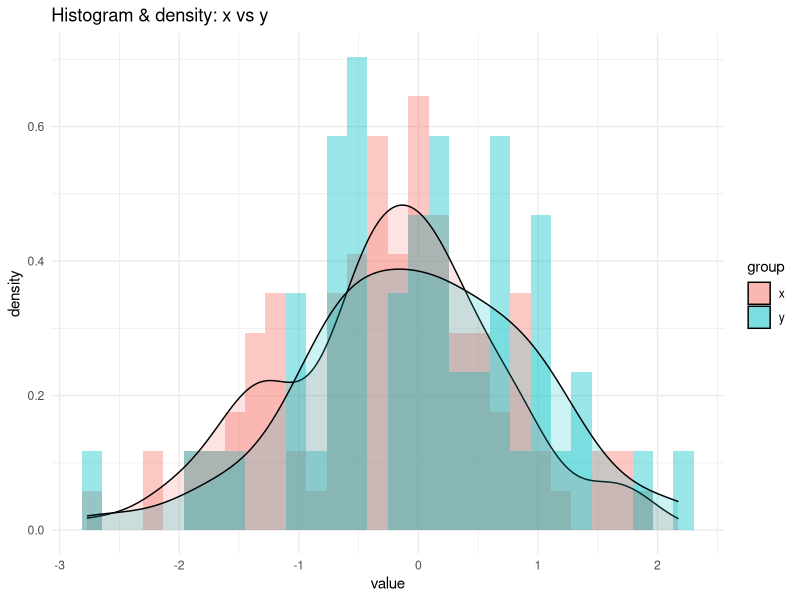
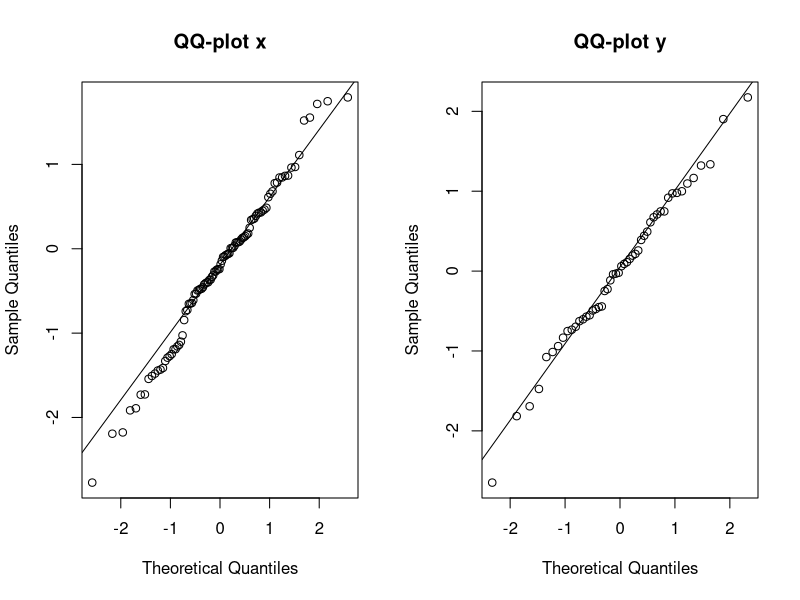
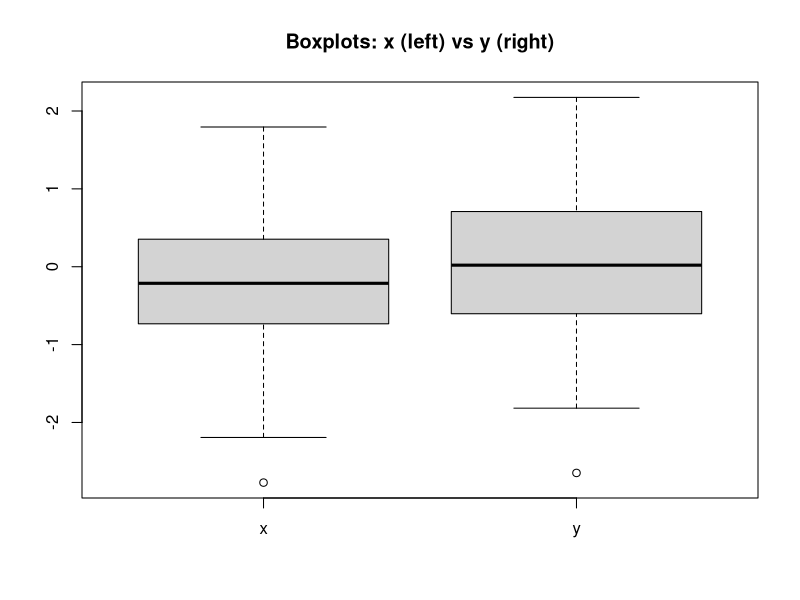

Generate these figures, in order, with R:
## ---- chunk 1
library(ggplot2)
library(knitr)
## ---- chunk 2
# ---- TEAM 17 CONFIGURATION ----
team_id <- 17
frac <- function(x) x - floor(x)

# Data Generation Function
make_samples <- function(n){
    k_all <- 1:150
    # Formula: a_k = { k * ln(k^2 * n + pi) }
    a_all <- sapply(k_all, function(k) frac(k * log(k^2 * n + pi)))
    x <- qnorm(a_all[1:100])      # First 100 for X
    y <- qnorm(a_all[101:150])    # Next 50 for Y
    list(x = x, y = y)
}

samples <- make_samples(team_id)
x <- samples$x
y <- samples$y
## ---- chunk 3
# --- PARAMETERS ---
sigma_sq <- 1       # Known variance
alpha <- 0.05       # Significance level
n1 <- length(x)
n2 <- length(y)

# --- CALCULATIONS ---
mu1_hat <- mean(x)
mu2_hat <- mean(y)
se <- sqrt(sigma_sq/n1 + sigma_sq/n2)
Z_stat <- (mu1_hat - mu2_hat) / se
p_val_z <- 2 * pnorm(-abs(Z_stat))  # Two-sided p-value
crit_z <- qnorm(1 - alpha/2)

# --- BEAUTIFUL TABLE ---
# We create a dataframe and print it using kable()
results_df <- data.frame(
  Statistic = c("Sample Mean (X)", "Sample Mean (Y)", "Standard Error", "Z-Statistic", "P-Value"),
  Value = c(sprintf("%.4f", mu1_hat), 
            sprintf("%.4f", mu2_hat), 
            sprintf("%.4f", se), 
            sprintf("%.4f", Z_stat), 
            sprintf("%.4g", p_val_z))
)

cat("### Test Results Summary\n")
print(knitr::kable(results_df, caption = "Problem 1: Z-Test for Difference of Means", align = "lr"))

# --- AUTOMATED CONCLUSION TEXT ---
cat("\n### Conclusion\n")

if(p_val_z < alpha) {
  # REJECT CASE
  cat(paste0(
    "> **Decision: Reject Null Hypothesis ($H_0$)** \n",
    "> \n",
    "> We conducted a two-sided Z-test at the 0.05 significance level. ",
    "The calculated Z-statistic is **", round(Z_stat, 3), "**, corresponding to a p-value of **", format(p_val_z, digits=4), "**. ",
    "Since the p-value is less than $\\alpha = 0.05$, we have sufficient statistical evidence to reject $H_0$. ",
    "Therefore, we conclude that there is a significant difference between the means $\\mu_1$ and $\\mu_2$."
  ))
} else {
  # FAIL TO REJECT CASE
  cat(paste0(
    "> **Decision: Fail to Reject Null Hypothesis ($H_0$)** \n",
    "> \n",
    "> We conducted a two-sided Z-test at the 0.05 significance level. ",
    "The calculated Z-statistic is **", round(Z_stat, 3), "**, corresponding to a p-value of **", format(p_val_z, digits=4), "**. ",
    "Since the p-value is greater than $\\alpha = 0.05$, we do not have sufficient evidence to reject $H_0$. ",
    "Therefore, we cannot claim that there is a significant difference between the means $\\mu_1$ and $\\mu_2$."
  ))
}
## ---- chunk 4
# Summary table
summary_df <- data.frame(
	group = c("x","y"),
	n = c(n1, n2),
	mean = c(mu1_hat, mu2_hat),
	sd = c(sd(x), sd(y)),
	var = c(var(x), var(y))
)
knitr::kable(summary_df, digits = 5)

# Histogram and density overlay (ggplot2)
df <- data.frame(value = c(x, y), group = factor(rep(c("x","y"), c(n1, n2))))
library(ggplot2)
p_hist <- ggplot(df, aes(x = value, fill = group)) +
	geom_histogram(aes(y = ..density..), position = "identity", alpha = 0.4, bins = 30) +
	geom_density(alpha = 0.2) +
	theme_minimal() +
	labs(title = "Histogram & density: x vs y")
print(p_hist)

# QQ-plots (base)
op <- par(no.readonly = TRUE)
par(mfrow = c(1,2))
qqnorm(x, main = "QQ-plot x"); qqline(x)
qqnorm(y, main = "QQ-plot y"); qqline(y)
par(op)

# Boxplots
boxplot(x, y, names = c("x", "y"), main = "Boxplots: x (left) vs y (right)")

# Confidence interval for difference of means (z-based, sigma^2 known)
diff_mean <- mu1_hat - mu2_hat
z <- qnorm(0.975)
ci_diff <- diff_mean + c(-1, 1) * z * se
cat(sprintf("95%% CI for (mu1 - mu2): [%.6f, %.6f]\n", ci_diff[1], ci_diff[2]))
## ---- chunk 5
# --- PARAMETERS ---
alpha <- 0.05

# --- CALCULATIONS ---
S1_sq <- var(x)
S2_sq <- var(y)
F_stat <- S1_sq / S2_sq
df1 <- n1 - 1
df2 <- n2 - 1

# One-sided P-value (Right tail, checking if var1 > var2)
p_val_f <- 1 - pf(F_stat, df1, df2) 
crit_f <- qf(1 - alpha, df1, df2)

# --- BEAUTIFUL TABLE ---
f_results <- data.frame(
  Metric = c("Variance (X)", "Variance (Y)", "F-Statistic", "Degrees of Freedom", "Critical Value", "P-Value"),
  Value = c(sprintf("%.4f", S1_sq), 
            sprintf("%.4f", S2_sq), 
            sprintf("%.4f", F_stat), 
            sprintf("(%d, %d)", df1, df2),
            sprintf("%.4f", crit_f),
            sprintf("%.4g", p_val_f))
)

cat("### Test Results Summary\n")
print(knitr::kable(f_results, caption = "Problem 2: F-Test for Variances (H1: s1 > s2)", align = "lr"))

# --- AUTOMATED CONCLUSION TEXT ---
cat("\n### Conclusion\n")

if(p_val_f < alpha) {
  # REJECT CASE
  cat(paste0(
    "> **Decision: Reject Null Hypothesis ($H_0$)** \n",
    "> \n",
    "> We conducted a one-sided F-test to determine if the variance of the first population is greater than the second. ",
    "The calculated F-statistic is **", round(F_stat, 3), "** with a p-value of **", format(p_val_f, digits=4), "**. ",
    "Since the p-value is less than $\\alpha = 0.05$, we reject $H_0$ in favor of $H_1$. ",
    "We have statistically significant evidence to conclude that $\\sigma_1^2 > \\sigma_2^2$."
  ))
} else {
  # FAIL TO REJECT CASE
  cat(paste0(
    "> **Decision: Fail to Reject Null Hypothesis ($H_0$)** \n",
    "> \n",
    "> We conducted a one-sided F-test to determine if the variance of the first population is greater than the second. ",
    "The calculated F-statistic is **", round(F_stat, 3), "** with a p-value of **", format(p_val_f, digits=4), "**. ",
    "Since the p-value is greater than $\\alpha = 0.05$, we fail to reject $H_0$. ",
    "There is insufficient evidence to support the claim that $\\sigma_1^2$ is strictly greater than $\\sigma_2^2$."
  ))
}
## ---- chunk 6
# TODO: add ks.test calls and interpretation here
## Example:
# ks.test(x, "pnorm", mean(x), sd(x)) # (a)
# ks.test(abs(x), "pexp", 1)         # (b)
# ks.test(x, y)                       # (c)
## ---- chunk 7
# TODO: read data.csv and fill in analysis
# data <- read.csv("data.csv")
# plot, lm, summary, predict()
